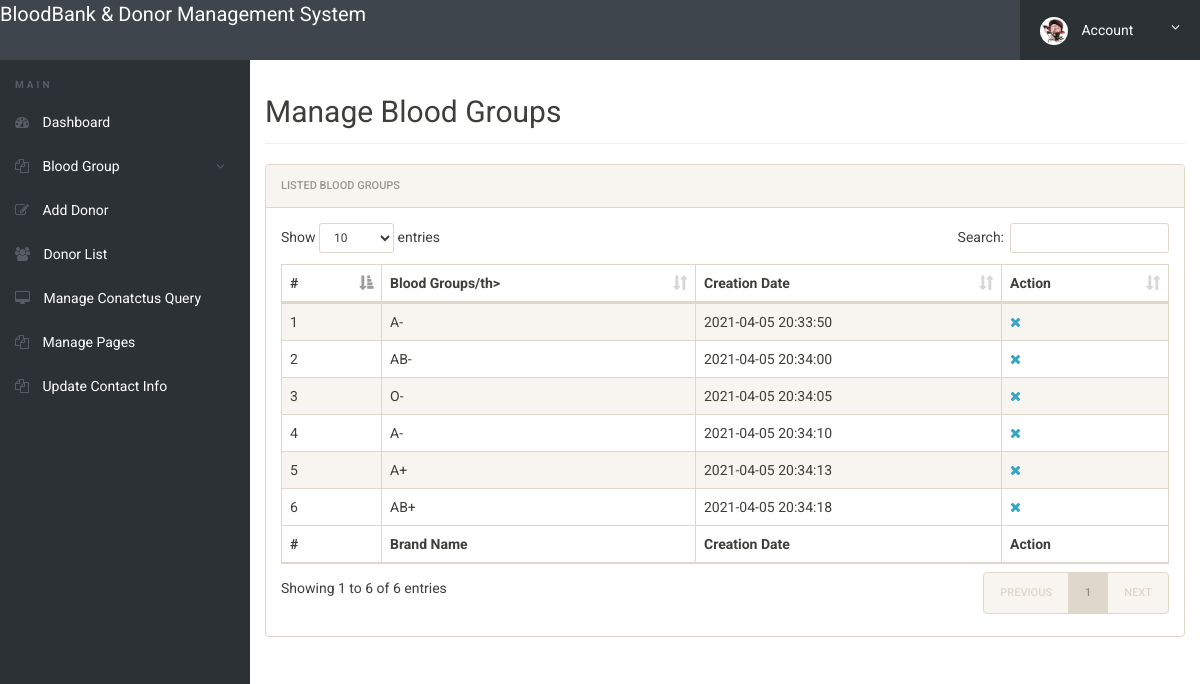
Screenshot of /Controller/admin/manage-bloodgroup.php (signed in) with the database file from the repository.
### tables this page shows
CREATE TABLE IF NOT EXISTS `tblbloodgroup` (
  `id` int(11) NOT NULL,
  `BloodGroup` varchar(20) DEFAULT NULL,
  `PostingDate` timestamp NOT NULL DEFAULT CURRENT_TIMESTAMP
);

### Controller/admin/manage-bloodgroup.php (the view, shortened to what this page needs)
<?php
include('includes/config.php');
if(strlen($_SESSION['alogin'])==0)
	{
header('location:index.php');
}
else{
 ?>
<!doctype html>
<html lang="en" class="no-js">
<head>
	<link rel="stylesheet" href="css/font-awesome.min.css">
	<link rel="stylesheet" href="css/bootstrap.min.css">
	<link rel="stylesheet" href="css/dataTables.bootstrap.min.css">
	<link rel="stylesheet" href="css/bootstrap-social.css">
	<link rel="stylesheet" href="css/bootstrap-select.css">
	<link rel="stylesheet" href="css/fileinput.min.css">
	<link rel="stylesheet" href="css/awesome-bootstrap-checkbox.css">
	<link rel="stylesheet" href="css/style.css">
</head>
<body>
	<?php include('includes/header.php');?>
	<div class="ts-main-content">
		<?php include('includes/leftbar.php');?>
		<div class="content-wrapper">
			<div class="container-fluid">
				<div class="row">
					<div class="col-md-12">
						<h2 class="page-title">Manage Blood Groups</h2>
						<div class="panel panel-default">
							<div class="panel-heading">Listed  Blood Groups</div>
							<div class="panel-body">
								<table id="zctb" class="display table table-striped table-bordered table-hover" cellspacing="0" width="100%">
									<thead>
										<tr>
										<th>#</th>
												<th>Blood Groups/th>
											<th>Creation Date</th>
											<th>Action</th>
										</tr>
									</thead>
									<tfoot>
										<tr>
										<th>#</th>
											<th>Brand Name</th>
											<th>Creation Date</th><th>Action</th>
										</tr>
									</tfoot>
									<tbody>
<?php $sql = "SELECT * from  tblbloodgroup ";
$query = $dbh -> prepare($sql);
$query->execute();
$results=$query->fetchAll(PDO::FETCH_OBJ);
$cnt=1;
if($query->rowCount() > 0)
{
foreach($results as $result)
{				?>
										<tr>
											<td><?php echo htmlentities($cnt);?></td>
											<td><?php echo htmlentities($result->BloodGroup);?></td>
											<td><?php echo htmlentities($result->PostingDate);?></td>
<td>
<a href="manage-bloodgroup.php?del=<?php echo $result->id;?>" onclick="return confirm('Do you want to delete');"><i class="fa fa-close"></i></a></td>
										</tr>
										<?php $cnt=$cnt+1; }} ?>
									</tbody>
								</table>
							</div>
						</div>
					</div>
				</div>
			</div>
		</div>
	</div>
</body>
</html>
<?php } ?>

### Controller/admin/includes/header.php (shortened to what this page needs)
<div class="brand clearfix">
	<a href="dashboard.php" style="font-size: 20px; padding-top:1%; color:#fff">BloodBank & Donor Management System </a>
		<ul class="ts-profile-nav">
			<li class="ts-account">
				<a href="#"><img src="img/ts-avatar.jpg" class="ts-avatar hidden-side" alt=""> Account <i class="fa fa-angle-down hidden-side"></i></a>
			</li>
		</ul>
	</div>

### Controller/admin/includes/leftbar.php (shortened to what this page needs)
	<nav class="ts-sidebar">
			<ul class="ts-sidebar-menu">
				<li class="ts-label">Main</li>
				<li><a href="dashboard.php"><i class="fa fa-dashboard"></i> Dashboard</a></li>
<li><a href="#"><i class="fa fa-files-o"></i> Blood Group</a>
</li>
				<li><a href="add-donor.php"><i class="fa fa-edit"></i> Add Donor</a></li>
				<li><a href="donor-list.php"><i class="fa fa-users"></i> Donor List</a></li>
				<li><a href="manage-conactusquery.php"><i class="fa fa-desktop""></i> Manage Conatctus Query</a></li>
			<li><a href="manage-pages.php"><i class="fa fa-files-o"></i> Manage Pages</a></li>
			<li><a href="update-contactinfo.php"><i class="fa fa-files-o"></i> Update Contact Info</a></li>
			</ul>
		</nav>

### Controller/admin/css/style.css (style rules this page uses)
html { font-size: 14px; }
@media only screen and (min-width: 480px) { html { font-size: 17px; } }
@media only screen and (min-width: 768px) { html { font-size: 14px; } }
body { font-size: 1em; }
a { color: #37a6c4; }
.panel { overflow: hidden; }
ul, li { margin: 0; padding: 0; list-style: none; }
.page-title { padding-bottom: 15px; margin-bottom: 20px; border-bottom: 1px solid #f0f0f0; }
.brand { background: #3e454c; position: relative; z-index: 3; position: fixed; width: 100%; top: 0; }
.brand .ts-profile-nav { float: right; display: none; }
.brand .ts-profile-nav li { float: left; position: relative; }
.brand .ts-profile-nav li a { display: block; padding: 20px; color: #fff; }
.brand .ts-profile-nav .ts-account .fa-angle-down { float: right; }
.brand .ts-profile-nav .ts-account > a { width: 180px; background: #2c3136; }
.brand .ts-profile-nav .ts-account .ts-avatar { border-radius: 50%; height: 28px; margin: -10px 0; margin-right: 10px; }
@media only screen and (min-width: 992px) { .brand .ts-profile-nav { display: block; } }
.ts-sidebar { background: #2c3136; max-height: 0; transition: max-height 0.3s; overflow: hidden; position: fixed; z-index: 2; width: 100%; bottom: 0; top: 60px; overflow-y: auto; }
@media only screen and (min-width: 992px) { .ts-sidebar { max-height: 100%; bottom: 0; } }
.ts-sidebar-menu .ts-label { color: #585c64; font-weight: bold; padding: 8px 15px; text-transform: uppercase; font-size: 10px; letter-spacing: 3px; margin-top: 10px; }
.ts-sidebar-menu a { display: block; text-decoration: none; padding: 12px 15px; color: #fff; }
.ts-sidebar-menu li { position: relative; }
.ts-sidebar-menu li i { color: #585c64; margin-right: 10px; }
.ts-main-content .content-wrapper { padding-top: 15px; margin-top: 60px; }
@media only screen and (min-width: 992px) { .ts-main-content .ts-sidebar { width: 250px; float: left; } }
@media only screen and (min-width: 992px) { .ts-main-content .content-wrapper { margin-left: 250px; } }

### rows the page displays
tblbloodgroup: BloodGroup "A-", PostingDate "2021-04-05 20:33:50"
tblbloodgroup: BloodGroup "AB-", PostingDate "2021-04-05 20:34:00"
tblbloodgroup: BloodGroup "O-", PostingDate "2021-04-05 20:34:05"
tblbloodgroup: BloodGroup "A-", PostingDate "2021-04-05 20:34:10"
tblbloodgroup: BloodGroup "A+", PostingDate "2021-04-05 20:34:13"
tblbloodgroup: BloodGroup "AB+", PostingDate "2021-04-05 20:34:18"
